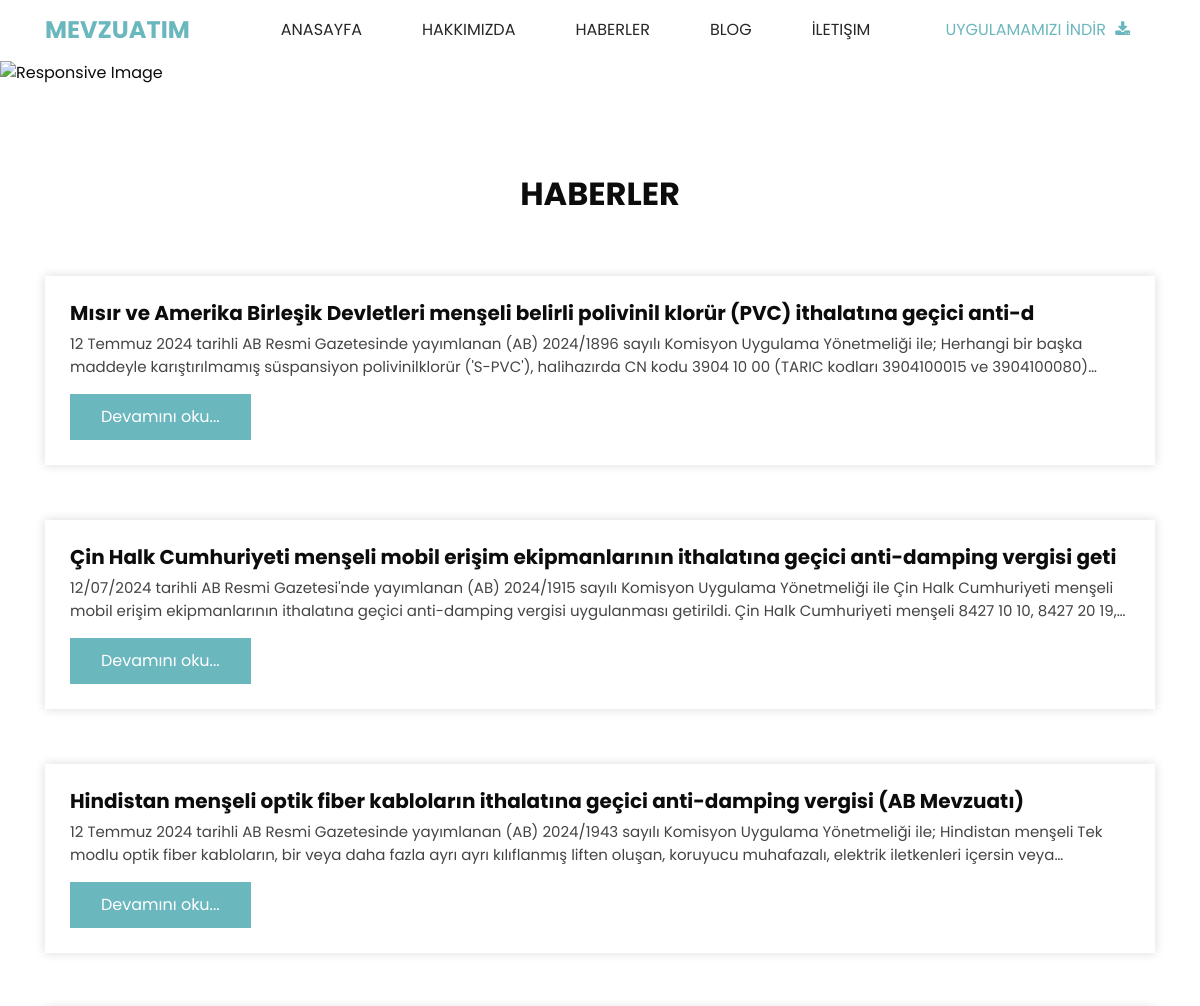
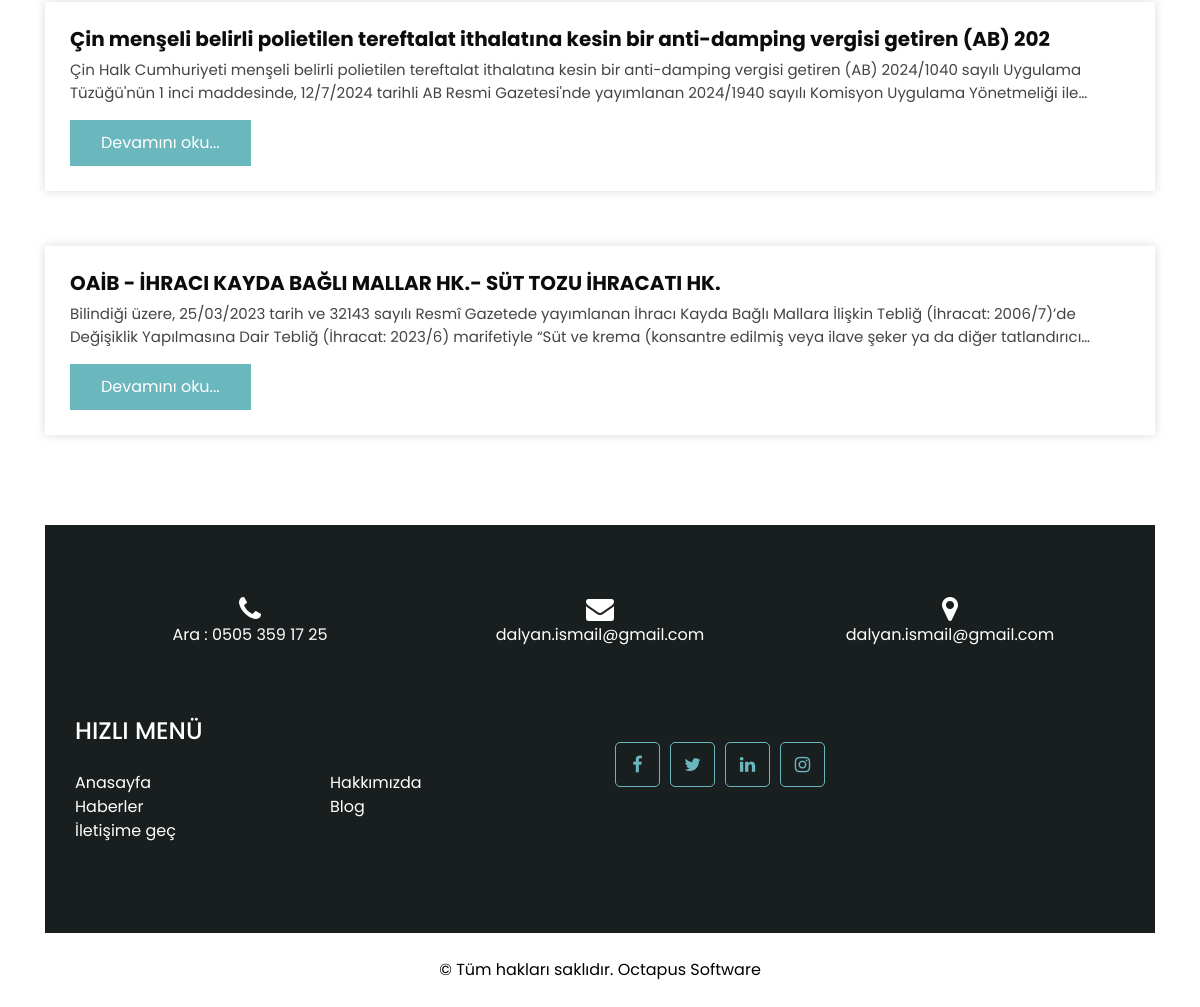
Screenshot of /mansetler with the database file from the repository (2 pictures, top to bottom).
### proje/models.py (models this page shows, shortened)
class Mansets(models.Model):
    resim=models.ImageField(upload_to="static/assets/images/%Y/%m/%d/", )
    ustyazi= models.CharField(max_length=100)
    yazi= models.TextField()

### proje/views.py (the view)
# urls.py: path('mansetler', redirect_mansetler, name='mansetler'),
def redirect_mansetler(request):
     context = dict()
     context ['Mansets'] = Mansets.objects.all()
     return render(request, 'mansetler.html', context)

### templates/mansetler.html (shortened to what this page needs)
{% extends 'base.html' %}
 {% load static %}
{% block content %}
<section class="image_section">
    <img src="{%static 'assets/images/istanbul.jpg'%}" alt="Responsive Image" class="responsive-img">
 </section>
   <section class="blog_section layout_padding">
    <div class="container">
        <div class="heading_container">
            <h2>
                HABERLER
            </h2>
        </div>
        <div class="col-md-6 col-lg-12 mx-auto">
            {% for item in Mansets %}
              <div class="box">
                  <div class="detail-box">
                      <h5>
                          {{item.ustyazi}}
                      </h5>
                      <p style=" display: -webkit-box;
                     -webkit-line-clamp: 2;
                     -webkit-box-orient: vertical;
                     overflow: hidden;">
                      {{item.yazi}}
                      </p>
                      <a href="{% url 'manset_detail' item.id %}">
                          Devamını oku...
                      </a>
                  </div>
              </div>
              {% endfor %}
          </div>
    </div>
    </div>
{%endblock%}

### static/assets/css/style.css (style rules this page uses)
body { font-family: "Poppins", sans-serif; color: #0c0c0c; background-color: #ffffff; overflow-x: hidden; }
.layout_padding { padding: 90px 0; }
.heading_container { display: -webkit-box; display: -ms-flexbox; display: flex; -webkit-box-orient: vertical; -webkit-box-direction: normal; -ms-flex-direction: column; flex-direction: column; -webkit-box-align: start; -ms-flex-align: start; align-items: flex-start; }
.heading_container h2 { position: relative; font-weight: bold; text-transform: uppercase; }
a, a:hover, a:focus { text-decoration: none; }
.blog_section .heading_container { -webkit-box-align: center; -ms-flex-align: center; align-items: center; }
.blog_section .heading_container h2::before { left: 50%; -webkit-transform: translateX(-50%); transform: translateX(-50%); }
.blog_section .box { max-height; 400px; overflow:hidden; margin-top: 55px; background-color: #ffffff; -webkit-box-shadow: 0 0 10px 0 rgba(0, 0, 0, 0.15); box-shadow: 0 0 10px 0 rgba(0, 0, 0, 0.15); }
.blog_section .box .detail-box { padding: 25px; }
.blog_section .box .detail-box h5 { font-weight: bold; }
.blog_section .box .detail-box p { font-size: 15px; color: #444; }
.blog_section .box .detail-box a { display: inline-block; padding: 10px 30px; background-color: #6bb7be; color: #ffffff; border-radius: 0; border: 1px solid #6bb7be; -webkit-transition: all .2s; transition: all .2s; }

### static/assets/css/responsive.css (style rules this page uses)
@media (min-width: 1200px) { .container { max-width: 1170px; } }

### templates/mansetler.html (style rules this page uses)
.responsive-img { width: 100%; max-height: 500px; object-fit: cover; }

### rows the page displays
Mansets: ustyazi "Mısır ve Amerika Birleşik Devletleri menşeli belirli polivinil klorür (PVC) ithalatına geçici anti-d", yazi "12 Temmuz 2024 tarihli AB Resmi Gazetesinde yayımlanan (AB) 2024/1896 sayılı Komisyon Uygulama Yönetmeliği ile; Herhangi bir başka maddeyle karıştırılmamış süspansiyon polivinilklorür ('S-PVC'), halihazırda CN kodu 3904 10 00 (TARIC kodları 3904100015 ve…"
Mansets: ustyazi "Çin Halk Cumhuriyeti menşeli mobil erişim ekipmanlarının ithalatına geçici anti-damping vergisi geti", yazi "12/07/2024 tarihli AB Resmi Gazetesi'nde yayımlanan (AB) 2024/1915 sayılı Komisyon Uygulama Yönetmeliği ile Çin Halk Cumhuriyeti menşeli mobil erişim ekipmanlarının ithalatına geçici anti-damping vergisi uygulanması getirildi. Çin Halk Cumhuriyeti menşeli 8427 10 10, 8427 20…"
Mansets: ustyazi "Hindistan menşeli optik fiber kabloların ithalatına geçici anti-damping vergisi (AB Mevzuatı)", yazi "12 Temmuz 2024 tarihli AB Resmi Gazetesinde yayımlanan (AB) 2024/1943 sayılı Komisyon Uygulama Yönetmeliği ile; Hindistan menşeli Tek modlu optik fiber kabloların, bir veya daha fazla ayrı ayrı kılıflanmış liften oluşan, koruyucu muhafazalı, elektrik iletkenleri içersin…"
Mansets: ustyazi "Çin menşeli belirli polietilen tereftalat ithalatına kesin bir anti-damping vergisi getiren (AB) 202", yazi "Çin Halk Cumhuriyeti menşeli belirli polietilen tereftalat ithalatına kesin bir anti-damping vergisi getiren (AB) 2024/1040 sayılı Uygulama Tüzüğü'nün 1 inci maddesinde, 12/7/2024 tarihli AB Resmi Gazetesi'nde yayımlanan 2024/1940 sayılı Komisyon Uygulama Yönetmeliği…"
Mansets: ustyazi "OAİB - İHRACI KAYDA BAĞLI MALLAR HK.- SÜT TOZU İHRACATI HK.", yazi "Bilindiği üzere, 25/03/2023 tarih ve 32143 sayılı Resmî Gazetede yayımlanan İhracı Kayda Bağlı Mallara İlişkin Tebliğ (İhracat: 2006/7)’de Değişiklik Yapılmasına Dair Tebliğ (İhracat: 2023/6) marifetiyle “Süt ve krema (konsantre edilmiş veya ilave şeker ya da diğer…"
